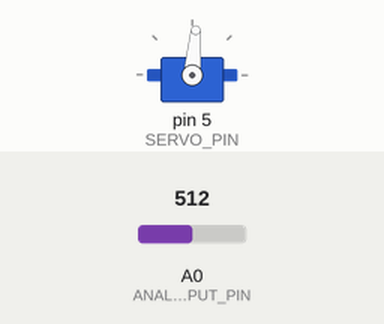
Simulated run of this sketch. Board: Arduino Uno, built with avr-gcc and run on an emulated ATmega328P. On the bench: servo. The test bench sets the inputs (shaded band); at power-on: A0 (ANALOG_INPUT_PIN) = 512.

Above: at 1.2 s.
1.3 s: A0 (ANALOG_INPUT_PIN) set to 716
At 2.5 s:
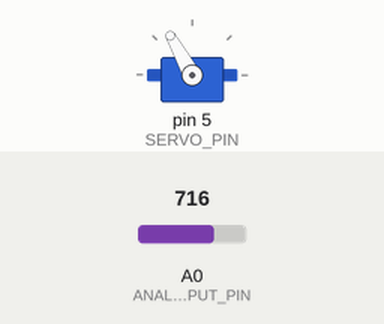
2.8 s: A0 (ANALOG_INPUT_PIN) set to 900
At 3.8 s:
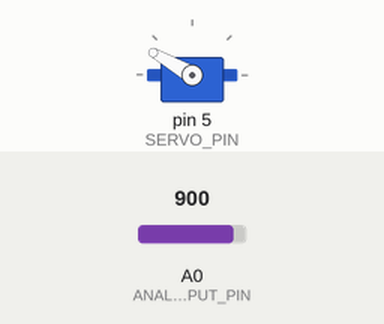
4.3 s: A0 (ANALOG_INPUT_PIN) set to 1023
At 5.0 s:
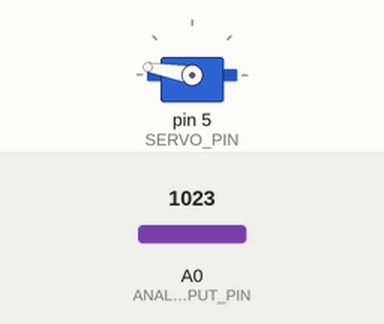
5.8 s: A0 (ANALOG_INPUT_PIN) set to 306
At 6.1 s:
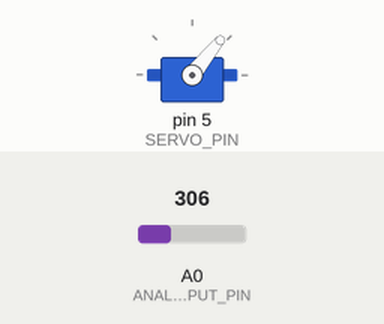
7.3 s: A0 (ANALOG_INPUT_PIN) set to 122
At 8.4 s:
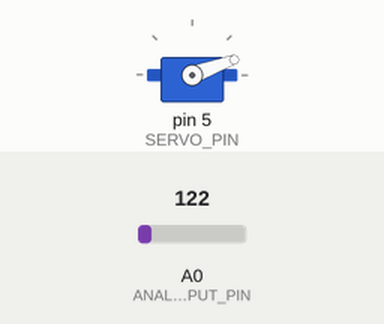
8.8 s: A0 (ANALOG_INPUT_PIN) set to 511
At 9.6 s:
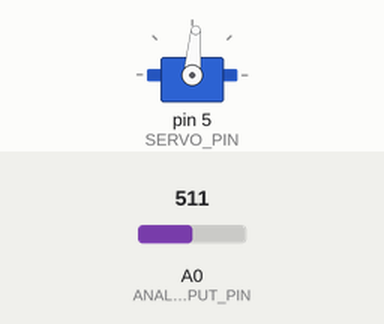
Timing chart, 0 to 11.3 s (numbered marks = the images above; inputs shaded):
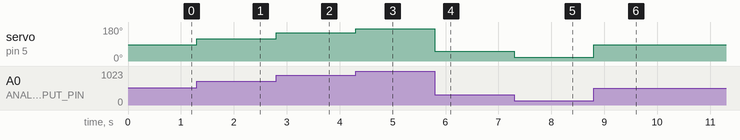

The sketch:

servo.ino
```cpp
/* Test servo control by setting speed according to the position of a trimmer */

#include <Servo.h>

Servo servo;

const int ANALOG_INPUT_PIN = A0;
const int SERVO_PIN = 5;

// setup servo
void servoSetup() {
  // associate servo structure with corresponding PWM pin
  servo.attach(SERVO_PIN);

  // stop servo upon startup
  servo.write(90);
}

// the setup function runs once when you press reset or power the board
void setup() {
  servoSetup();
}

// the loop function runs over and over again forever
void loop() {
  unsigned int reading = analogRead(ANALOG_INPUT_PIN); // take a reading
  servo.write(reading / 6); // set servo speed. divide by 6 to map 0-1023 -> 0 - 180
}
```

Measured:
- after the input at 1.3 s, servo on pin 5 (SERVO_PIN): 85° → 119° at once
- after the input at 2.8 s, servo on pin 5 (SERVO_PIN): 119° → 150° at once
- after the input at 4.3 s, servo on pin 5 (SERVO_PIN): 150° → 170° at once
- after the input at 5.8 s, servo on pin 5 (SERVO_PIN): 170° → 51° at once
- after the input at 7.3 s, servo on pin 5 (SERVO_PIN): 51° → 20° at once
- after the input at 8.8 s, servo on pin 5 (SERVO_PIN): 20° → 85° at once
